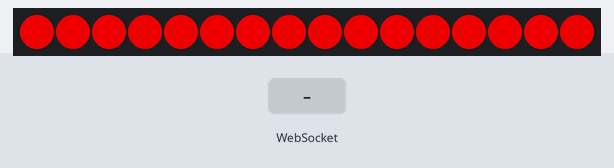
This program was run on a simulated ESP32. Parts: 16 RGB LEDs in strip order, left to right. The test bench sets the inputs (shaded band). Dim RGB values are drawn brighter than linear; WiFi joins after 1.5 s; servers stay silent unless stated; what the program prints to the serial monitor is not drawn.

Above: at 2.7 s.
2.8 s: WebSocket text "0" received
At 3.3 s:
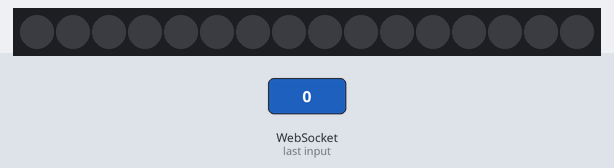
4.3 s: WebSocket text "5" received
At 5.5 s:
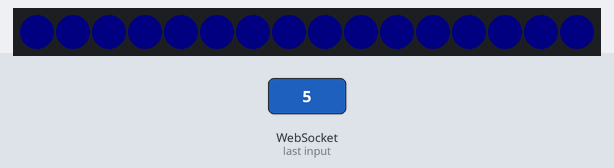
5.8 s: WebSocket text "200" received
At 6.6 s:
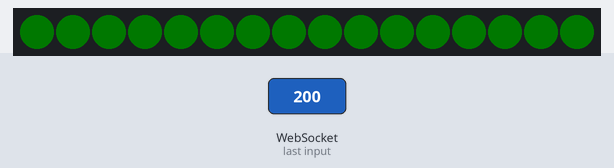
Timing chart, 0 to 8.8 s (numbered marks = the images above; inputs shaded):
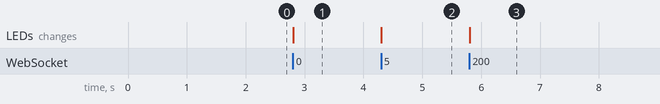

Measured:
- after the input at 2.8 s, the LEDs: change at once (image 1)
- after the input at 4.3 s, the LEDs: change at once (image 2)
- after the input at 5.8 s, the LEDs: change at once (image 3)

The program:

main.cpp
```cpp
#include <Arduino.h>
#include <WiFi.h>
#include <AsyncTCP.h>
#include <ESPAsyncWebServer.h>
#include <Adafruit_NeoPixel.h>

const char index_html[] PROGMEM = R"rawliteral(
<!DOCTYPE html>
<html>
<head>
  <meta name="viewport" content="width=device-width, initial-scale=1">  <title>ESP32 Websocket</title>
  <script src="https://ajax.googleapis.com/ajax/libs/jquery/3.5.1/jquery.min.js">
  <script src="https://cdn.jsdelivr.net/npm/spectrum-colorpicker2/dist/spectrum.min.js"></script>

  <link rel="stylesheet" type="text/css" href="https://cdn.jsdelivr.net/npm/spectrum-colorpicker2/dist/spectrum.min.css">
  <script language="javascript">

    window.alert(location.host);
    var gwUrl = "ws://" + location.host + "/ws";
    var webSocket = new WebSocket(gwUrl);
    webSocket.onopen = function(e) {
        console.log("open");
    }
    webSocket.onclose = function(e) {
        console.log("close");
    }

   webSocket.onmessage = function(e) {
        console.log("message");
    }
    function handleColor() {
      var val = document.getElementById('type-color-on-page').value;
      webSocket.send(val.substring(1));
    }
  </script>

  <style>
    h2 {background: #3285DC;
        color: #FFFFFF;
        align:center;
    }

    .content {
        border: 1px solid #164372;
        padding: 5px;
    }

    .button {
       background-color: #00b300;
       border: none;
       color: white;
       padding: 8px 10px;
       text-align: center;
       text-decoration: none;
       display: inline-block;
       font-size: 14px;
  }
  </style>
</head>
<body>
  <h2>ESP32 Websocket</h2>
  <div class="content">
  <p>Pick a color</p>
  <div id="qunit"></div>

  <input type="color" id="type-color-on-page"  />
   <p>
     <input type="button" class="button" value="Send to ESP32" id="btn" onclick="handleColor()" />
   </p>

  </div>
</body>
</html>
)rawliteral";


// WiFi config
const char *SSID = "your_ssid";
const char *PWD = "your_wifi_pwd";

// Web server running on port 80
AsyncWebServer server(80);
// Web socket
AsyncWebSocket ws("/ws");

// Neopixel
Adafruit_NeoPixel strip = Adafruit_NeoPixel(16, 15, NEO_GRB + NEO_KHZ800);

void connectToWiFi() {
  Serial.print("Connecting to ");
  Serial.println(SSID);

  WiFi.begin(SSID, PWD);

  while (WiFi.status() != WL_CONNECTED) {
    Serial.print(".");
    delay(500);
    // we can even make the ESP32 to sleep
  }

  Serial.print("Connected. IP: ");
  Serial.println(WiFi.localIP());
}


void handlingIncomingData(void *arg, uint8_t *data, size_t len) {
  AwsFrameInfo *info = (AwsFrameInfo*)arg;

  if (info->final && info->index == 0 && info->len == len && info->opcode == WS_TEXT) {
    String hexColor = "";
    for (int i=0; i < len; i++)
      hexColor += ((char) data[i]);

    Serial.println("Hex Color: " + hexColor);

    long n = strtol(&hexColor[0], NULL, 16);
    Serial.println(n);
    strip.fill(n);
    strip.show();
  }
}

// Callback for incoming event
void onEvent(AsyncWebSocket * server, AsyncWebSocketClient * client, AwsEventType type,
             void * arg, uint8_t *data, size_t len){
   switch(type) {
      case WS_EVT_CONNECT:
        Serial.printf("Client connected: \n\tClient id:%u\n\tClient IP:%s\n",
             client->id(), client->remoteIP().toString().c_str());
        break;
      case WS_EVT_DISCONNECT:
         Serial.printf("Client disconnected:\n\tClient id:%u\n", client->id());
         break;
      case WS_EVT_DATA:
         handlingIncomingData(arg, data, len);
         break;
      case WS_EVT_PONG:
          Serial.printf("Pong:\n\tClient id:%u\n", client->id());
          break;
      case WS_EVT_ERROR:
          Serial.printf("Error:\n\tClient id:%u\n", client->id());
          break;
   }

}

void setup() {
  Serial.begin(9600);

  strip.begin();
  strip.setBrightness(255);
  strip.fill(strip.Color(200,0,0));
  strip.show();

  connectToWiFi();
  ws.onEvent(onEvent);
  server.addHandler(&ws);

  server.on("/", HTTP_GET, [](AsyncWebServerRequest *request){
    request->send_P(200, "text/html", index_html, NULL);
  });

   server.begin();
}

void loop() {
  ws.cleanupClients();
}
```
